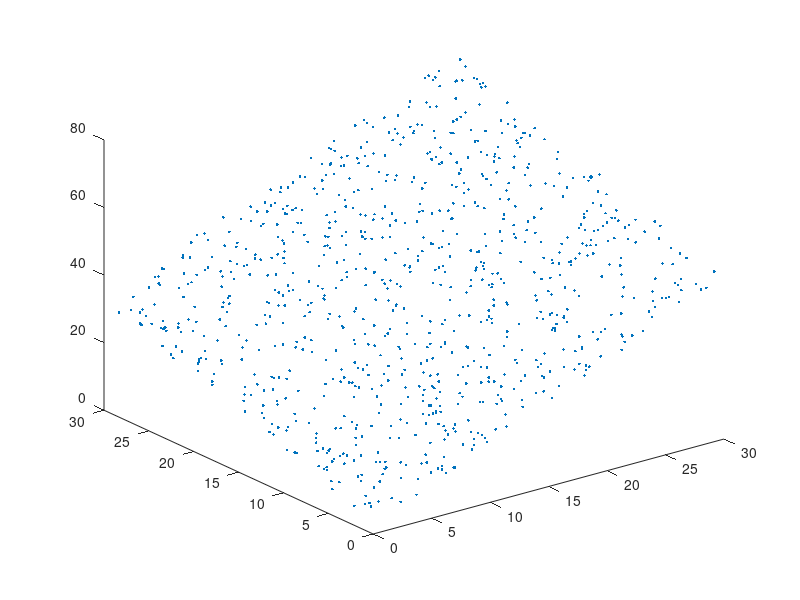

This figure's MATLAB source: (Note: this script raises an error after producing the figure.)
%% 1.Randomly generate the set of data points to be fitted: 

% 1.1.Generate 900 points on a specific plane defined by ourselves.
% 1) Define the parameter of the plane.
    actual_a = -3; actual_b = -2; actual_c = 2; actual_d = 5;
% 2) Randomly define the 2-D coordinate of 900 points within [0,30] in both direction .
    x = 0+(30-0)*rand(1,900);
    y = 0+(30-0)*rand(1,900);
% 3) Generate their function the model parameter according to the definition of the plane.
    z = -(actual_a/actual_c)*x - (actual_b/actual_c)*y + (actual_d/actual_c);
    actual_model = [-(actual_a/actual_c); -(actual_b/actual_c); actual_d/actual_c];
% 4) Show the points
    figure
    p0 = plot3(x,y,z,'.');
    p0.MarkerSize = 12;
    
% 1.2.Generate linear random points (inlier):
% 1) Give all 900 points a white Gaussian noise walue to get inliers matrix
    inliers = [x;y;z] + wgn(3,900,5); %sigma = 5
    % Another definition: inliers = [x;y;z] + [a;b;c]*wgn(1,900,0.1);
% 2) Show the inliers.
    figure
    p1_inlier = plot3(inliers(1,:),inliers(2,:),inliers(3,:),'.','Color','g');
    p1_inlier.MarkerSize = 12;
    hold on
    p1_x = -5:40:35;
    p1_y = p1_x;
    [p1_X,p1_Y] = meshgrid(p1_x);
    p1_Z = -(actual_a/actual_c)*p1_X - (actual_b/actual_c)*p1_Y + (actual_d/actual_c);
    p1_plane = surf(p1_X,p1_Y,p1_Z,'FaceAlpha',0.5);
    p1_plane.FaceColor = '#4DBEEE';
    
% 1.3.Generaye pure random points (outlier):
% 1) Randomly generate 100 points with in [-5,35] regarded as outliers.
    o_x = randi([0,30],1,100);
    o_y = randi([0,30],1,100);
    o_z = randi([3,77],1,100);
    outliers = [o_x;o_y;o_z];
% 2) Show the outliers:
    figure
    p1_outliers = plot3(outliers(1,:),outliers(2,:),outliers(3,:),'.','Color','r');
    p1_outliers.MarkerSize = 12;   
% 3) Show the whole set model.
    figure
    p1_inlier = plot3(inliers(1,:),inliers(2,:),inliers(3,:),'.','Color','g');
    p1_inlier.MarkerSize = 12;

    hold on
    p1_x = -5:1:35;
    p1_y = p1_x;
    [p1_X,p1_Y] = meshgrid(p1_x);
    p1_Z = -(actual_a/actual_c)*p1_X - (actual_b/actual_c)*p1_Y + (actual_d/actual_c);
    p1_plane = surf(p1_X,p1_Y,p1_Z,'FaceAlpha',0.5);
    p1_plane.FaceColor = '#4DBEEE';
    
    hold on
    p1_outliers = plot3(outliers(1,:),outliers(2,:),outliers(3,:),'.','Color','r');
    p1_outliers.MarkerSize = 12;  
% 1.4.Obtain the whole point set:
% 1) Merge the matrix of inliers and outliers.
    points = [inliers outliers];
% 2) Show the point set:
    figure
    p2 = plot3(points(1,:),points(2,:),points(3,:),'.','Color','b');
    p2.MarkerSize = 12;   
    
%% 2.Using RANSAC algorithm to obtain the inlier set:

% 2.1 Define the hyper-parameters of RANSAC(Adaptive procedure):
% 1)Min-model-fit-set-size: s
    % Min-model-fit-set-size: The minimum nuber needed to fit the model.
    s = 3; % According to the model's complexity.
% 2)Not-all-lose-probability: p
    % Not-all-lose-probability: The probability that in N iterative processes, we obtain a Min-model-fit-set whose points is all inliers in at least one iterative processes.
    % 1-p: The probability that in all of processes in N iterative , the point set we obtained has outliers.
    p = 0.99; % According to our own demand.
% 3)Outlier-ratio: e
    % Outlier-ratio: Probability that we get an outlier in one random selection.
    % e = number_of_outliers/number_of_points
    % Here we assume we do not know it previously, and will calculate it in iteration with the number of outliers of models we obtained every time.
% 4)Model-obtain-times(iterative times): N
    % Model-sample-number(iterative times): The times of iterative processes(In one process, we randomly obtaind a model to judge if we accept it), also the times of iteration in the algorithm.
    % So that we have the equation of N, e and p which can be used to calculate N in iteration: (1-(1-e)^s)^N = 1-p.
    N = Inf; % We initial it with Inf and it will be renewed adaptively .
% 5)Inlier-threshold: t:
    % Inlier-threshold: The furthest distance weregard a point as an inlier.
    t = 5; % According to our own demand.(According to the gaussian noise strength)
% 6)Consensus-set-size-threshold: d
    % Consensus-set-size-threshold: The least num of inliers for the judement wether we accept the model we randomly obtain.
    d = 900; % According to our own demand.
    
%2.2 Iteration of the model selection:
% 1）Initial the structure we would use to judge in iteration.
% A.Number of randomly selected models:
    sample_count = 0;
% B.Absolute error of the best model:
    best_error = Inf;
    
    while(N > sample_count)
% 2) Randomly choose 3 points to fit a model
% A.Choose points:
        maybe_min_set = points(:,randi(1000,1,3)); 
% B.Fit model:
        v_p1_p2 = maybe_min_set(:,2) - maybe_min_set(:,1);
        v_p1_p3 = maybe_min_set(:,3) - maybe_min_set(:,1);
        v_n = cross(v_p1_p2, v_p1_p3);
        m_a = v_n(1);
        m_b = v_n(2);
        m_c = v_n(3);
        m_d = -m_a*maybe_min_set(1,1) - m_b*maybe_min_set(2,1) - m_c*maybe_min_set(3,1);
        maybe_model = [m_a, m_b, m_c, m_d];
% 3) Calculate the distance to judge the inliers
        distance_matrix = ( abs(maybe_model*[points;ones(1,1000)])/ sqrt(m_a*m_a + m_b*m_b +m_c*m_c) );
% 4) Count inlier number of the maybe model with the judgement of distance and Inlier-threshold.
        outlier_num = sum(distance_matrix > t);
        inlier_num = 1000 - outlier_num;           
% 5) Judge whether we accept the model with inlier-number and Consensus-set-size-threshold.
            if(inlier_num >= d)% it is a model we can accept
% 6) Constract the consensus set:
                consensus_set = repmat(((distance_matrix <= t)),3,1).*points;
                consensus_set(:,all(consensus_set==0,1)) = [];
% 7) To judge if it is a better model with a smaller error
% A. Calculate the absolute error with distance of inliers
                consensus_distance_matrix = ( abs(maybe_model*[consensus_set;ones(1,inlier_num)])/ sqrt(m_a*m_a + m_b*m_b +m_c*m_c) );
                better_error = sum(abs(consensus_distance_matrix));
% C. Judge if it is the best model by now with error-judement-conditions.
                if(better_error < best_error)
% 8) Obtain the result of this iteration: the items about the best model by now.
% A.Its consensus set and inlier number which might be the output
                    best_consensus_set = consensus_set;
                    best_inlier_num = inlier_num;
% B.Its renewed best error which will be used in next iteration to do judgement.                        
                    best_error = better_error;     
% 9) Define Outlier-ratio to renew N when N is larger than the iterations
                    e = 1 - best_inlier_num/1000;
                    N = ceil(log(1-p)/log(1-(1-e)^s));
                    disp('N is:');
                    disp(N);                    
                end 
            end
%10) Increment sample_count by 1
            sample_count = sample_count+1;
            disp('Sample obatining time is:');
            disp(sample_count);
    end
    
  
%% 3.Fit the plane-model on the inlier set with the way of least square:

% 1) Use least square method to Fit the best-model with the best consensus set we obtaind through RANSAC.
    best_C = [best_consensus_set(1:2,:); ones(1,best_inlier_num)]';
    best_D = best_consensus_set(3,:)';
    best_model = best_C\best_D;
% 2) Calculate the absolute error and display it.
    para_absolute_error = abs(best_model - actual_model);
    fprintf('The absolute error of model parameter is\n');
    disp(para_absolute_error);
% 3) Result visualization
% A.Show the actual plane we want to fit.
    figure
    p4_x = -5:1:35;
    p4_y = p4_x;
    [p4_X,p4_Y] = meshgrid(p4_x);
    p4_Z = actual_model(1)*p4_X + actual_model(2)*p4_Y + actual_model(3);
    p4_plane = surf(p4_X,p4_Y,p4_Z,'FaceAlpha',0.5);
    p4_plane.FaceColor = '#4DBEEE';
% B.Show the best consensus points we used to fit the best model.
    hold on
    p3 = plot3(best_consensus_set(1,:),best_consensus_set(2,:),best_consensus_set(3,:),'.','Color','g');
    p3.MarkerSize = 12; 
% C.Show the best plane we fitted through RANSAC.   
    hold on
    p6_x = -5:1:35;
    p6_y = p6_x;
    [p6_X,p6_Y] = meshgrid(p6_x);
    p6_Z = best_model(1)*p6_X + best_model(2)*p6_Y + best_model(3);
    p6_plane = surf(p6_X,p6_Y,p6_Z,'FaceAlpha',0.5);
    p6_plane.FaceColor = 'y';    


